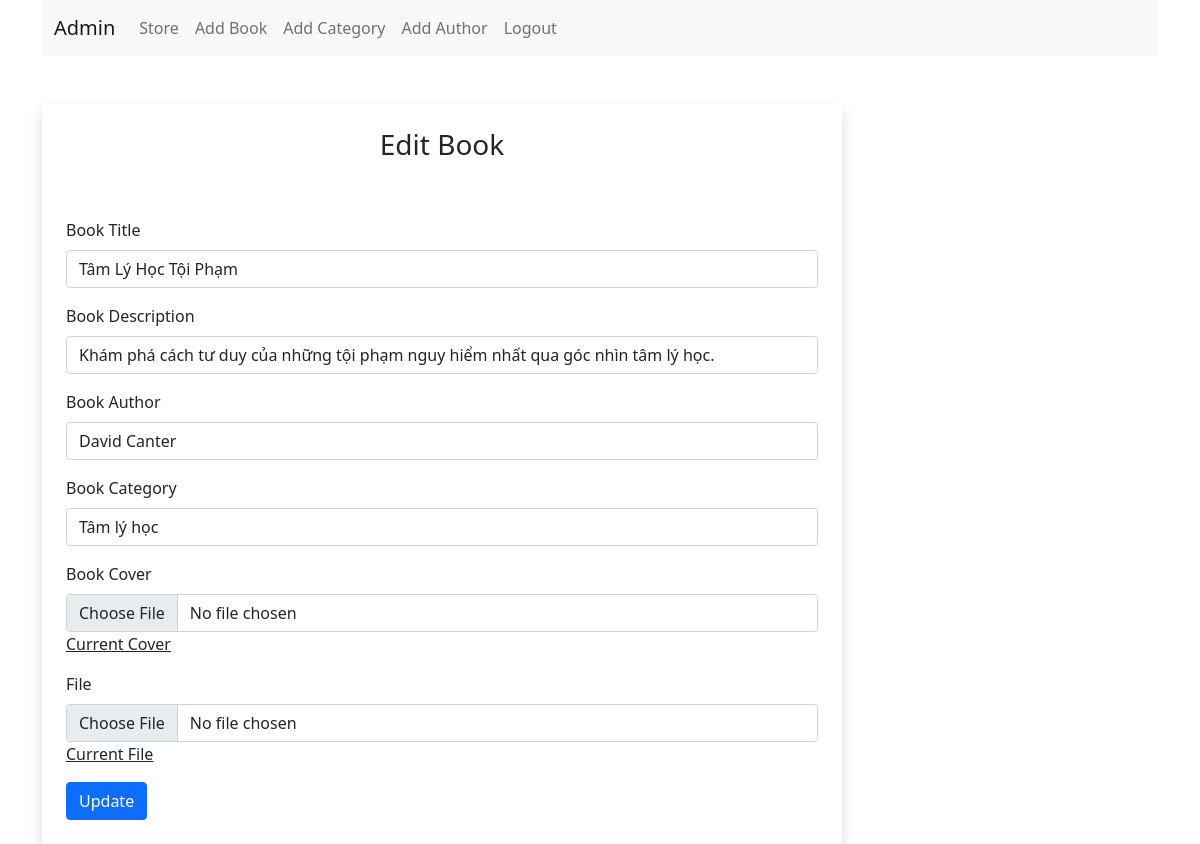
The app's page /edit-book.php?id=4 (signed in) with its own data.
### tables this page shows
CREATE TABLE `books` (
  `id` int(11) NOT NULL,
  `title` varchar(255) NOT NULL,
  `author_id` int(11) NOT NULL,
  `description` text NOT NULL,
  `category_id` int(11) NOT NULL,
  `cover` varchar(255) NOT NULL,
  `file` varchar(255) NOT NULL,
  `admin_id` int(11) DEFAULT NULL
);

### php/func-book.php (called while the page is built, shortened)
<?php
function get_book($con, $id){
   $sql  = "SELECT * FROM books WHERE id=?";
   $stmt = $con->prepare($sql);
   $stmt->execute([$id]);
   if ($stmt->rowCount() > 0) {
   	  $book = $stmt->fetch();
   }else {
      $book = 0;
   }
   return $book;
}

### php/func-author.php (called while the page is built, shortened)
<?php
function get_all_author($con){
   $sql  = "SELECT * FROM authors";
   $stmt = $con->prepare($sql);
   $stmt->execute();
   if ($stmt->rowCount() > 0) {
   	  $authors = $stmt->fetchAll();
   }else {
      $authors = 0;
   }
   return $authors;
}

### php/func-category.php (called while the page is built, shortened)
<?php
function get_all_categories($con){
   $sql  = "SELECT * FROM categories";
   $stmt = $con->prepare($sql);
   $stmt->execute();
   if ($stmt->rowCount() > 0) {
   	  $categories = $stmt->fetchAll();
   }else {
      $categories = 0;
   }
   return $categories;
}

### edit-book.php (the view, shortened to what this page needs)
<?php
if (isset($_SESSION['user_id']) &&
    isset($_SESSION['user_email'])) {
	$id = $_GET['id'];
	include "db_conn.php";
	include "php/func-book.php";
    $book = get_book($conn, $id);
	include "php/func-category.php";
    $categories = get_all_categories($conn);
	include "php/func-author.php";
    $authors = get_all_author($conn);
?>
<!DOCTYPE html>
<html lang="en">
<head>
	<link href="https://cdn.jsdelivr.net/npm/bootstrap@5.1.1/dist/css/bootstrap.min.css" rel="stylesheet">
</head>
<body>
	<div class="container">
		<nav class="navbar navbar-expand-lg navbar-light bg-light">
		  <div class="container-fluid">
		    <a class="navbar-brand" href="admin.php">Admin</a>
		    <div class="collapse navbar-collapse"
		         id="navbarSupportedContent">
		      <ul class="navbar-nav me-auto mb-2 mb-lg-0">
		        <li class="nav-item">
		          <a class="nav-link"
		             aria-current="page"
		             href="index.php">Store</a>
		        </li>
		        <li class="nav-item">
		          <a class="nav-link"
		             href="add-book.php">Add Book</a>
		        </li>
		        <li class="nav-item">
		          <a class="nav-link"
		             href="add-category.php">Add Category</a>
		        </li>
		        <li class="nav-item">
		          <a class="nav-link"
		             href="add-author.php">Add Author</a>
		        </li>
		        <li class="nav-item">
		          <a class="nav-link"
		             href="logout.php">Logout</a>
		        </li>
		      </ul>
		    </div>
		  </div>
		</nav>
     <form action="php/edit-book.php"
           method="post"
           enctype="multipart/form-data"
           class="shadow p-4 rounded mt-5"
           style="width: 90%; max-width: 50rem;">
     	<h1 class="text-center pb-5 display-4 fs-3">
     		Edit Book
     	</h1>
     	<div class="mb-3">
		    <label class="form-label">
		           Book Title
		           </label>
		    <input type="text"
		           class="form-control"
		           value="<?=$book['title']?>"
		           name="book_title">
		</div>
		<div class="mb-3">
		    <label class="form-label">
		           Book Description
		           </label>
		    <input type="text"
		           class="form-control"
		           value="<?=$book['description']?>"
		           name="book_description">
		</div>
		<div class="mb-3">
		    <label class="form-label">
		           Book Author
		           </label>
		    <select name="book_author"
		            class="form-control">
		    	    <?php
                    if ($authors == 0) {
                    }else{
		    	    foreach ($authors as $author) {
		    	    	if ($book['author_id'] == $author['id']) { ?>
		    	    	<option
		    	    	  selected
		    	    	  value="<?=$author['id']?>">
		    	    	  <?=$author['name']?>
		    	        </option>
		    	   <?php }} } ?>
		    </select>
		</div>
		<div class="mb-3">
		    <label class="form-label">
		           Book Category
		           </label>
		    <select name="book_category"
		            class="form-control">
		    	    <?php
                    if ($categories == 0) {
                    }else{
		    	    foreach ($categories as $category) {
		    	    	if ($book['category_id'] == $category['id']) { ?>
		    	    	<option
		    	    	  selected
		    	    	  value="<?=$category['id']?>">
		    	    	  <?=$category['name']?>
		    	        </option>
		    	   <?php }} } ?>
		    </select>
		</div>
		<div class="mb-3">
		    <label class="form-label">
		           Book Cover
		           </label>
		    <input type="file"
		           class="form-control"
		           name="book_cover">
		    <a href="uploads/cover/<?=$book['cover']?>"
		       class="link-dark">Current Cover</a>
		</div>
		<div class="mb-3">
		    <label class="form-label">
		           File
		           </label>
		    <input type="file"
		           class="form-control"
		           name="file">
		    <a href="uploads/files/<?=$book['file']?>"
		       class="link-dark">Current File</a>
		</div>
	    <button type="submit"
	            class="btn btn-primary">
	            Update</button>
     </form>
	</div>
</body>
</html>
<?php }else{
  header("Location: login.php");
  exit;
} ?>

### records on screen
books: book_title "Tâm Lý Học Tội Phạm", book_description "Khám phá cách tư duy của những tội phạm nguy hiểm nhất qua góc nhìn tâm lý học."

### other values on screen
form field book_author "David Canter"
form field book_category "Tâm lý học"
